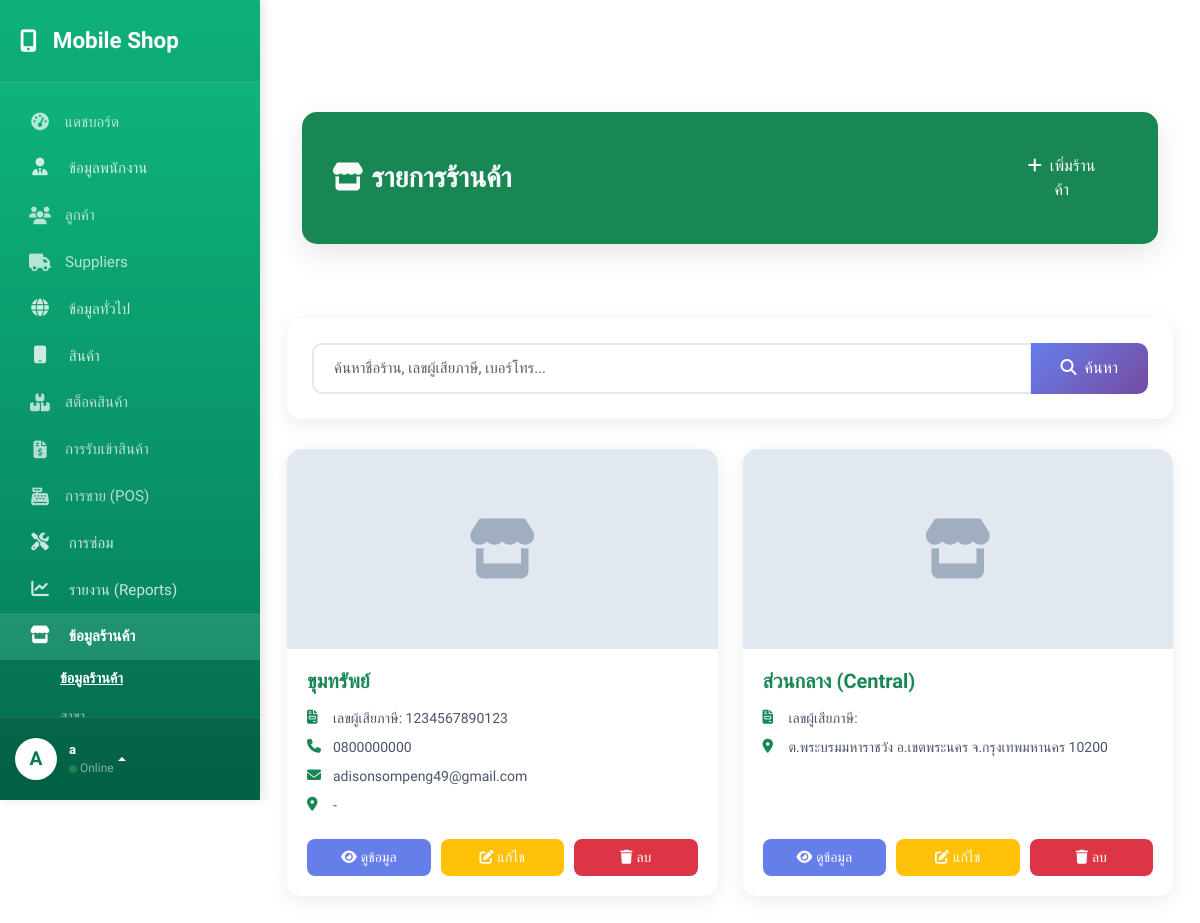
The page /shop/shop.php (signed in) on the database as committed earlier.
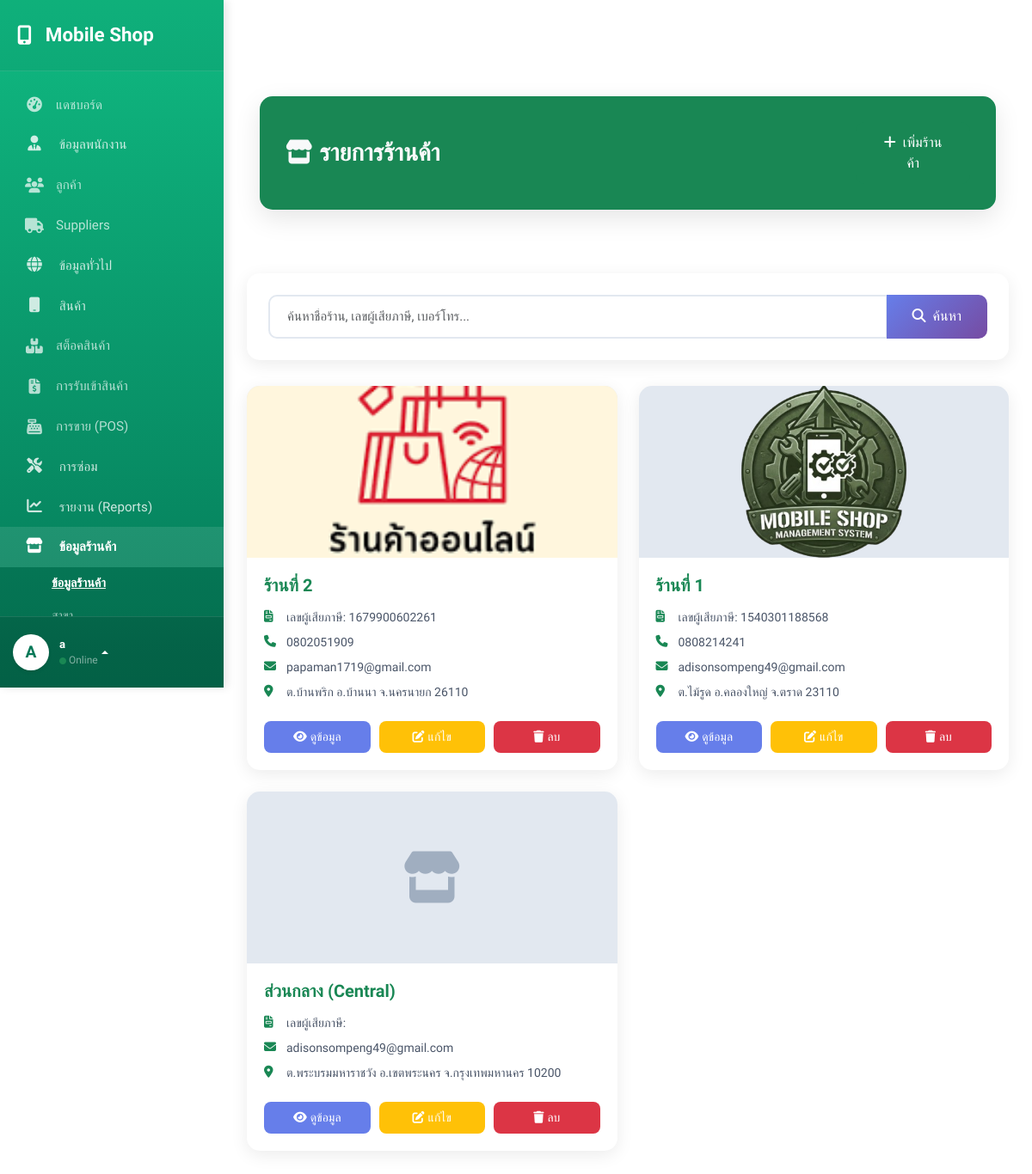
The same page on the database as committed later.
### tables this page shows
CREATE TABLE `shop_info` (
  `shop_id` int(3) NOT NULL,
  `shop_name` varchar(50) NOT NULL,
  `tax_id` varchar(20) NOT NULL,
  `shop_phone` varchar(20) NOT NULL,
  `shop_email` varchar(50) DEFAULT NULL,
  `logo` varchar(255) DEFAULT NULL,
  `create_at` datetime NOT NULL DEFAULT current_timestamp(),
  `update_at` datetime NOT NULL DEFAULT current_timestamp(),
  `Addresses_address_id` int(6) NOT NULL,
  `shop_app_password` varchar(50) DEFAULT NULL COMMENT 'รหัสผ่านแอปสำหรับส่งอีเมล',
  `promptpay_number` varchar(20) DEFAULT NULL COMMENT 'เบอร์พร้อมเพย์หรือเลขบัญชีสำหรับรับเงิน'
);

### global/sidebar.php (called while the page is built, shortened)
<?php
require_once '../config/config.php';
$sidebar_uid = $_SESSION['user_id'] ?? 0;
function isActive($keywords)
{
    $current_url = $_SERVER['PHP_SELF'];
    if (!is_array($keywords)) $keywords = [$keywords];
    foreach ($keywords as $key) {
        if (strpos($current_url, $key) !== false) return 'active';
    }
    return '';
}
?>
        <?php if (hasPermission($conn, $sidebar_uid, 'menu_manage_users')): ?>
                <?php if (hasPermission($conn, $sidebar_uid, 'user_list')):
                ?>
                    <a href="../users/user_list.php" class="list-group-item list-group-item-action <?= isActive('user_list.php') ?>">รายชื่อผู้ใช้</a>
                <?php endif; ?>
        <?php endif; ?>

### config/functions.php (called while the page is built, shortened)
<?php
function hasPermission($conn, $user_id, $permission_name)
{
    $sql_user = "SELECT e.departments_dept_id, ur.roles_role_id
                 FROM employees e
                 JOIN user_roles ur ON e.users_user_id = ur.users_user_id
                 WHERE e.users_user_id = ?";
    $stmt = $conn->prepare($sql_user);
    $stmt->bind_param("i", $user_id);
    $stmt->execute();
    $res_user = $stmt->get_result();
    $user_data = $res_user->fetch_assoc();
    $dept_id = $user_data['departments_dept_id'];
    $role_id = $user_data['roles_role_id'];
    $sql_check_dept = "SELECT 1 FROM dept_permissions WHERE departments_dept_id = ? LIMIT 1";
    $stmt = $conn->prepare($sql_check_dept);
    $stmt->bind_param("i", $dept_id);
    $stmt->execute();
    $dept_has_rules = ($stmt->get_result()->num_rows > 0);
    if ($dept_has_rules) {
        $sql = "SELECT 1
                FROM dept_permissions dp
                JOIN permissions p ON dp.permissions_permission_id = p.permission_id
                WHERE dp.departments_dept_id = ?
                AND (p.permission_name = ? OR p.permission_name = 'all_access')
                LIMIT 1";
        $stmt = $conn->prepare($sql);
        $stmt->bind_param("is", $dept_id, $permission_name);
    }
    else {
        $sql = "SELECT 1
                FROM role_permissions rp
                JOIN permissions p ON rp.permissions_permission_id = p.permission_id
                WHERE rp.roles_role_id = ?
                AND (p.permission_name = ? OR p.permission_name = 'all_access')
                LIMIT 1";
        $stmt = $conn->prepare($sql);
        $stmt->bind_param("is", $role_id, $permission_name);
    }
    $stmt->execute();
    $result = $stmt->get_result();
    $has_perm = ($result->num_rows > 0);
    return $has_perm;
}
function checkPageAccess($conn, $permission_name)
{
    if (!hasPermission($conn, $_SESSION['user_id'], $permission_name)) {
        echo "<script>
            alert('คุณไม่มีสิทธิ์เข้าถึงหน้านี้ ($permission_name)');
            window.location.href = '../access_denied.php';
        </script>";
        exit;
    }
}
?>

### shop/shop.php (the view, shortened to what the rows shown need)
<?php
require_once '../config/config.php';
checkPageAccess($conn, 'shop');
$current_user_id = $_SESSION['user_id'];
$is_super_admin = false;
$check_user_sql = "SELECT r.role_name
                   FROM users u
                   JOIN user_roles ur ON u.user_id = ur.users_user_id
                   JOIN roles r ON ur.roles_role_id = r.role_id
                   WHERE u.user_id = ?";
if ($stmt_user = mysqli_prepare($conn, $check_user_sql)) {
    mysqli_stmt_bind_param($stmt_user, "i", $current_user_id);
    mysqli_stmt_execute($stmt_user);
    $res_user = mysqli_stmt_get_result($stmt_user);
    if ($row = mysqli_fetch_assoc($res_user)) {
        if ($row['role_name'] === 'Admin') {
            $is_super_admin = true;
        }
    }
}
$sql = "SELECT
            s.shop_id, s.shop_name, s.tax_id, s.shop_phone, s.shop_email, s.logo,
            a.home_no, a.moo, a.soi, a.road, a.village,
            sub.subdistrict_name_th, sub.zip_code,
            d.district_name_th,
            p.province_name_th
        FROM shop_info s
        LEFT JOIN addresses a ON s.Addresses_address_id = a.address_id
        LEFT JOIN subdistricts sub ON a.subdistricts_subdistrict_id = sub.subdistrict_id
        LEFT JOIN districts d ON sub.districts_district_id = d.district_id
        LEFT JOIN provinces p ON d.provinces_province_id = p.province_id
        WHERE 1=1";
$sql .= " ORDER BY s.shop_id DESC";
$result = mysqli_query($conn, $sql);
function truncateText($text, $length = 50)
{
    return $text;
}
function formatAddress($shop)
{
    $address_parts = [];
    if (!empty($shop['subdistrict_name_th'])) $address_parts[] = "ต." . $shop['subdistrict_name_th'];
    if (!empty($shop['district_name_th'])) $address_parts[] = "อ." . $shop['district_name_th'];
    if (!empty($shop['province_name_th'])) $address_parts[] = "จ." . $shop['province_name_th'];
    if (!empty($shop['zip_code'])) $address_parts[] = $shop['zip_code'];
    return !empty($address_parts) ? implode(' ', $address_parts) : '-';
}
?>
<!DOCTYPE html>
<html lang="th">
<head>
    <link href="https://cdn.jsdelivr.net/npm/bootstrap@5.3.3/dist/css/bootstrap.min.css" rel="stylesheet">
    <link rel="stylesheet" href="https://cdnjs.cloudflare.com/ajax/libs/font-awesome/6.5.1/css/all.min.css">
    <?php require '../config/load_theme.php'; ?>
</head>
<body>
    <div class="d-flex" id="wrapper">
        <?php include '../global/sidebar.php'; ?>
        <div class="main-content w-100">
            <div class="container-fluid py-4">
                <div class="container my-4">
                    <?php if (mysqli_num_rows($result) > 0): ?>
                        <div class="shop-grid">
                            <?php while ($shop = mysqli_fetch_assoc($result)): ?>
                                <div class="shop-card">
                                    <div class="shop-image">
                                        <?php if (!empty($shop['logo'])): ?>
                                            <?php
                                            $images = explode(',', $shop['logo']);
                                            $first_image = trim($images[0]);
                                            $img_path = "../uploads/shops/" . $first_image;
                                            ?>
                                            <img src="<?= htmlspecialchars($img_path) ?>"
                                                alt="<?= htmlspecialchars($shop['shop_name']) ?>"
                                                onerror="this.style.display='none'; this.parentElement.innerHTML='<i class=\'fas fa-store\'></i>';">
                                        <?php else: ?>
                                            <i class="fas fa-store"></i>
                                        <?php endif; ?>
                                    </div>
                                    <div class="shop-body">
                                        <h5 class="shop-title"><?= htmlspecialchars($shop['shop_name']) ?></h5>
                                        <div class="shop-info">
                                            <i class="fas fa-file-invoice"></i>
                                            <span>เลขผู้เสียภาษี: <?= htmlspecialchars($shop['tax_id'] ?? '-') ?></span>
                                        </div>
                                        <?php if (!empty($shop['shop_phone'])): ?>
                                            <div class="shop-info">
                                                <i class="fas fa-phone"></i>
                                                <span><?= htmlspecialchars($shop['shop_phone']) ?></span>
                                            </div>
                                        <?php endif; ?>
                                        <?php if (!empty($shop['shop_email'])): ?>
                                            <div class="shop-info">
                                                <i class="fas fa-envelope"></i>
                                                <span><?= htmlspecialchars($shop['shop_email']) ?></span>
                                            </div>
                                        <?php endif; ?>
                                        <div class="shop-info">
                                            <i class="fas fa-map-marker-alt"></i>
                                            <span><?= truncateText(formatAddress($shop), 60) ?></span>
                                        </div>
                                        <div class="shop-actions">
                                            <a href="view_shop.php?id=<?= $shop['shop_id'] ?>" class="btn-action btn-view">
                                                <i class="fas fa-eye me-1"></i>ดูข้อมูล
                                            </a>
                                            <a href="edit_shop.php?id=<?= $shop['shop_id'] ?>" class="btn-action btn-edit">
                                                <i class="fas fa-edit me-1"></i>แก้ไข
                                            </a>
                                            <?php if ($is_super_admin): ?>
                                                <a href="javascript:void(0);" class="btn-action btn-delete"
                                                    onclick="confirmDelete(<?= $shop['shop_id'] ?>, '<?= htmlspecialchars($shop['shop_name']) ?>')">
                                                    <i class="fas fa-trash me-1"></i>ลบ
                                                </a>
                                            <?php endif; ?>
                                        </div>
                                    </div>
                                </div>
                            <?php endwhile; ?>
                        </div>
                    <?php endif; ?>
                </div>
            </div>
        </div>
    </div>
</body>
</html>

Rows that differ between the two databases and show on the page:
removed shop_info: shop_name "ขุมทรัพย์", tax "1234567890123", shop_phone "0800000000", shop_email "adisonsompeng49@gmail.com", shop "-"
added shop_info: shows a picture, shop_name "ร้านที่ 2", tax "1679900602261", shop_phone "0802051909", shop_email "papaman1719@gmail.com", shop "ต.บ้านพริก อ.บ้านนา จ.นครนายก 26110"
added shop_info: shows a picture, shop_name "ร้านที่ 1", tax "1540301188568", shop_phone "0808214241", shop_email "adisonsompeng49@gmail.com", shop "ต.ไม้รูด อ.คลองใหญ่ จ.ตราด 23110"
changed shop_info "ส่วนกลาง (Central)": shop_email (not shown) → "adisonsompeng49@gmail.com"
